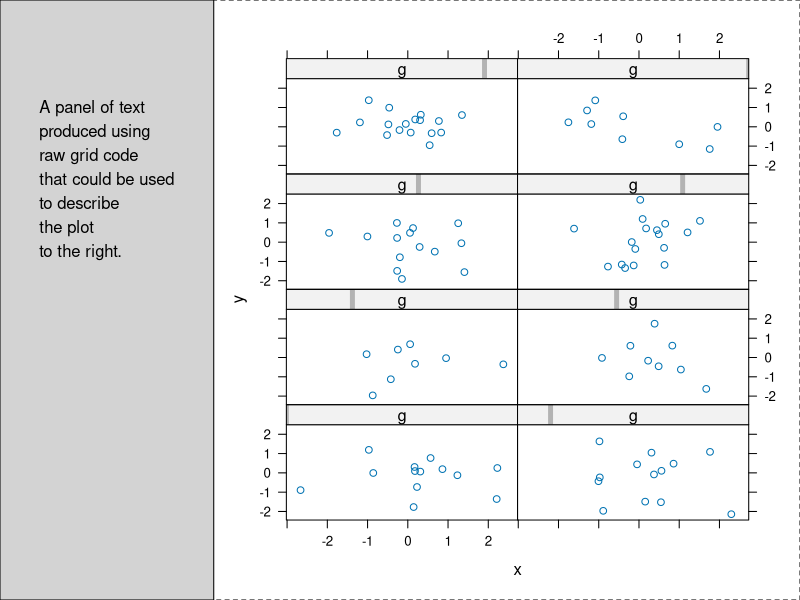

Recreate this plot in R.
# r/library/lattice/doc/grid.R 
..my_profile.. <- function () {
    for(i in 1:400) {
        ### R code from vignette source 'grid.Rnw'

###################################################
### code chunk number 1: grid.Rnw:33-34
###################################################
library(grid)


###################################################
### code chunk number 2: grid.Rnw:43-44
###################################################
library(lattice)


###################################################
### code chunk number 3: trellisdata (eval = FALSE)
###################################################
## x <- rnorm(100)
## y <- rnorm(100)
## g <- sample(1:8, 100, replace = TRUE)


###################################################
### code chunk number 4: trellispanelplot (eval = FALSE)
###################################################
## xyplot(y ~ x | g, panel = function(x, y) {
##     panel.xyplot(x, y);
##     grid.lines(unit(c(0, 1), "npc"), unit(0, "native"),
##                gp = gpar(col = "grey"))
## })


###################################################
### code chunk number 5: trellispanel
###################################################
x <- rnorm(100)
y <- rnorm(100)
g <- sample(1:8, 100, replace = TRUE)
xyplot(y ~ x | g, panel = function(x, y) {
    panel.xyplot(x, y);
    grid.lines(unit(c(0, 1), "npc"), unit(0, "native"),
               gp = gpar(col = "grey"))
})


###################################################
### code chunk number 6: trellisstripplot (eval = FALSE)
###################################################
## xyplot(y ~ x | g, strip = function(which.given, which.panel, ...) {
##     grid.rect()
##     grid.text(paste("Variable ", which.given, ": Level ",
##                     which.panel[which.given], sep = ""),
##               unit(1, "mm"), .5, just = "left")
## })


###################################################
### code chunk number 7: trellisstrip
###################################################
x <- rnorm(100)
y <- rnorm(100)
g <- sample(1:8, 100, replace = TRUE)
xyplot(y ~ x | g, strip = function(which.given, which.panel, ...) {
    grid.rect()
    grid.text(paste("Variable ", which.given, ": Level ",
                    which.panel[which.given], sep = ""),
              unit(1, "mm"), .5, just = "left")
})


###################################################
### code chunk number 8: trellisgridplot (eval = FALSE)
###################################################
## someText <- paste("A panel of text", "produced using", "raw grid code",
##                   "that could be used", "to describe",
##                   "the plot", "to the right.", sep = "\n")
## latticePlot <- xyplot(y ~ x | g, layout = c(2, 4))
## grid.rect(gp = gpar(lty = "dashed"))
## pushViewport(viewport(layout = grid.layout(1, 2,
##                       widths = unit.c(unit(1, "strwidth", someText) +
##                       unit(2, "cm"),
##                       unit(1, "null")))))
## pushViewport(viewport(layout.pos.col = 1))
## grid.rect(gp = gpar(fill = "light grey"))
## grid.text(someText,
##           x = unit(1, "cm"), y = unit(1, "npc") - unit(1, "inches"),
##           just = c("left", "top"))
## popViewport()
## pushViewport(viewport(layout.pos.col = 2))
## print(latticePlot, newpage = FALSE)
## popViewport(2)


###################################################
### code chunk number 9: trellisgrid
###################################################
x <- rnorm(100)
y <- rnorm(100)
g <- sample(1:8, 100, replace = TRUE)
someText <- paste("A panel of text", "produced using", "raw grid code",
                  "that could be used", "to describe",
                  "the plot", "to the right.", sep = "\n")
latticePlot <- xyplot(y ~ x | g, layout = c(2, 4))
grid.rect(gp = gpar(lty = "dashed"))
pushViewport(viewport(layout = grid.layout(1, 2,
                      widths = unit.c(unit(1, "strwidth", someText) +
                      unit(2, "cm"),
                      unit(1, "null")))))
pushViewport(viewport(layout.pos.col = 1))
grid.rect(gp = gpar(fill = "light grey"))
grid.text(someText,
          x = unit(1, "cm"), y = unit(1, "npc") - unit(1, "inches"),
          just = c("left", "top"))
popViewport()
pushViewport(viewport(layout.pos.col = 2))
print(latticePlot, newpage = FALSE)
popViewport(2)

    }
}

..my_profile..()